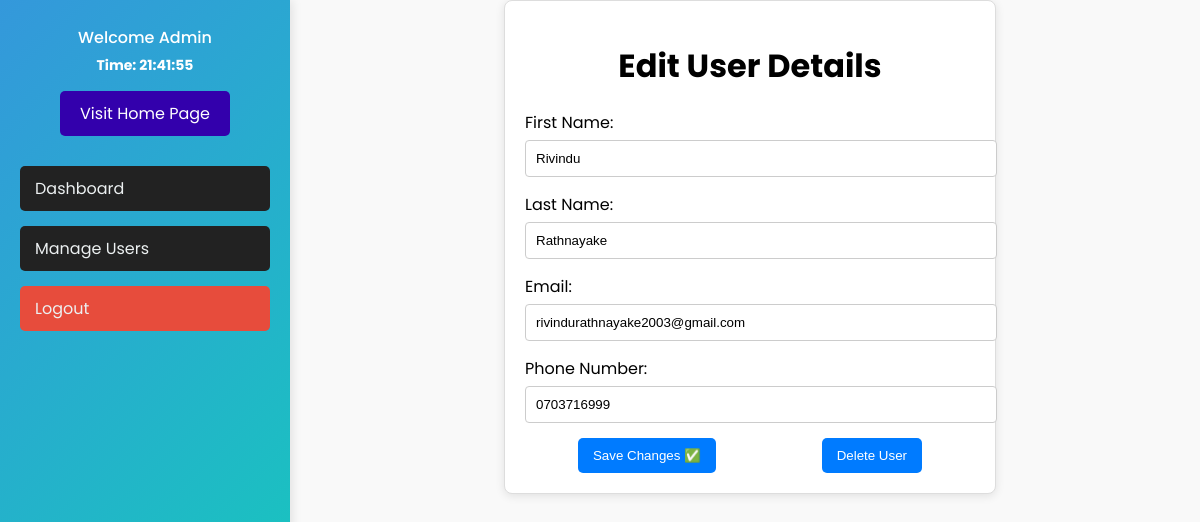
Screenshot of /account/admin/edit-user-customer.php?username=rivindu (signed in) with the database file from the repository.
### tables this page shows
CREATE TABLE IF NOT EXISTS `users` (
  `id` int NOT NULL AUTO_INCREMENT,
  `username` varchar(50) DEFAULT NULL,
  `password` varchar(255) DEFAULT NULL,
  `email` varchar(100) DEFAULT NULL,
  `created_at` timestamp NOT NULL DEFAULT CURRENT_TIMESTAMP,
  `address` varchar(255) DEFAULT NULL,
  `phone_number` varchar(15) DEFAULT NULL,
  `first_name` varchar(255) NOT NULL,
  `last_name` varchar(255) NOT NULL,
  PRIMARY KEY (`id`),
  UNIQUE KEY `username` (`username`)
);

### account/admin/edit-user-customer.php (the view, shortened to what this page needs)
<?php
include '../../global-assets/db.php';
if (isset($_GET['username'])) {
    $username = htmlspecialchars($_GET['username']);
        $query = "SELECT * FROM users WHERE username = ?";
    $stmt = $connection->prepare($query);
    $stmt->bind_param("s", $username);
    $stmt->execute();
    $result = $stmt->get_result();
    $user = $result->fetch_assoc();
} else {
    die("Username not provided.");
}
?>
<!DOCTYPE html>
<html lang="en">
<head>
    <link rel="stylesheet" href="../../css/admin-sidebar.css">
    <link rel="stylesheet" href="../../css/admin-panel.css">
</head>
<body>
    <div class="edit-user-container">
        <h1>Edit User Details</h1>
        <form method="POST" action="edit-user-customer.php?username=<?php echo urlencode(htmlspecialchars($user['username'])); ?>">
            <div>
                <label>First Name:</label>
                <input type="text" name="first_name" value="<?php echo htmlspecialchars($user['first_name']); ?>" required>
            </div>
            <div>
                <label>Last Name:</label>
                <input type="text" name="last_name" value="<?php echo htmlspecialchars($user['last_name']); ?>" required>
            </div>
            <div>
                <label>Email:</label>
                <input type="email" name="email" value="<?php echo htmlspecialchars($user['email']); ?>" required>
            </div>
            <div>
                <label>Phone Number:</label>
                <input type="text" name="phone_number" value="<?php echo htmlspecialchars($user['phone_number'] ?? ''); ?>" required>
            </div>
            <div class="button-group">
                <button class="manage-btn" onclick="window.location.href='edit-user-customer.php?username=<?php echo urlencode(htmlspecialchars($user['username'])); ?>'">Save Changes ✅</button>
                <button type="submit" name="delete_user" onclick="return confirm('Are you sure you want to delete this user?')">Delete User</button>
            </div>
        </form>
    </div>
</body>
</html>

### css/admin-sidebar.css (style rules this page uses)
body { font-family: "Poppins", sans-serif; font-weight: 400; font-style: normal; }
aside.sidebar { width: 250px; height: 100vh; background: linear-gradient(135deg, #3498DB, #11d0b7); color: #ECF0F1; padding: 20px; box-shadow: 2px 0 10px rgba(0, 0, 0, 0.1); position: fixed; top: 0; left: 0; }
.user-info { text-align: center; margin-bottom: 30px; }
.user-info p { margin: 5px 0; font-size: 16px; color: #ffffff; font-weight: 500; }
#system-time { font-weight: bold; font-size: 14px; color: #ffffff; }
.user-info a { display: inline-block; margin-top: 10px; padding: 10px 20px; background-color: #3300ac; color: white; text-decoration: none; border-radius: 5px; transition: background-color 0.3s ease; }
nav ul { list-style-type: none; padding: 0; }
nav ul li { margin-bottom: 15px; }
nav ul li a { display: block; padding: 10px 15px; font-size: 16px; color: #ECF0F1; text-decoration: none; background-color: #222222; border-radius: 5px; transition: background-color 0.3s ease; }
nav ul li:last-child a { background-color: #E74C3C; }

### css/admin-panel.css (style rules this page uses)
body { font-family: "Poppins", sans-serif; background-color: #f9f9f9; margin: 0; padding-left: 300px; }

### account/admin/edit-user-customer.php (style rules this page uses)
.edit-user-container { width: 50%; margin: 0 auto; padding: 20px; border: 1px solid #ddd; border-radius: 8px; box-shadow: 0 2px 10px rgba(0, 0, 0, 0.1); background-color: #fff; }
h1 { text-align: center; margin-bottom: 20px; }
label { display: block; margin-bottom: 5px; }
input[type="text"], input[type="email"] { width: 100%; padding: 10px; margin-bottom: 15px; border: 1px solid #ccc; border-radius: 4px; }
.button-group { display: flex; justify-content: space-around; }
button { padding: 10px 15px; border: none; border-radius: 5px; cursor: pointer; background-color: #007BFF; color: white; transition: background-color 0.3s; }

### rows the page displays
users: first_name "Rivindu", last_name "Rathnayake", email "rivindurathnayake2003@gmail.com", phone_number "0703716999"
